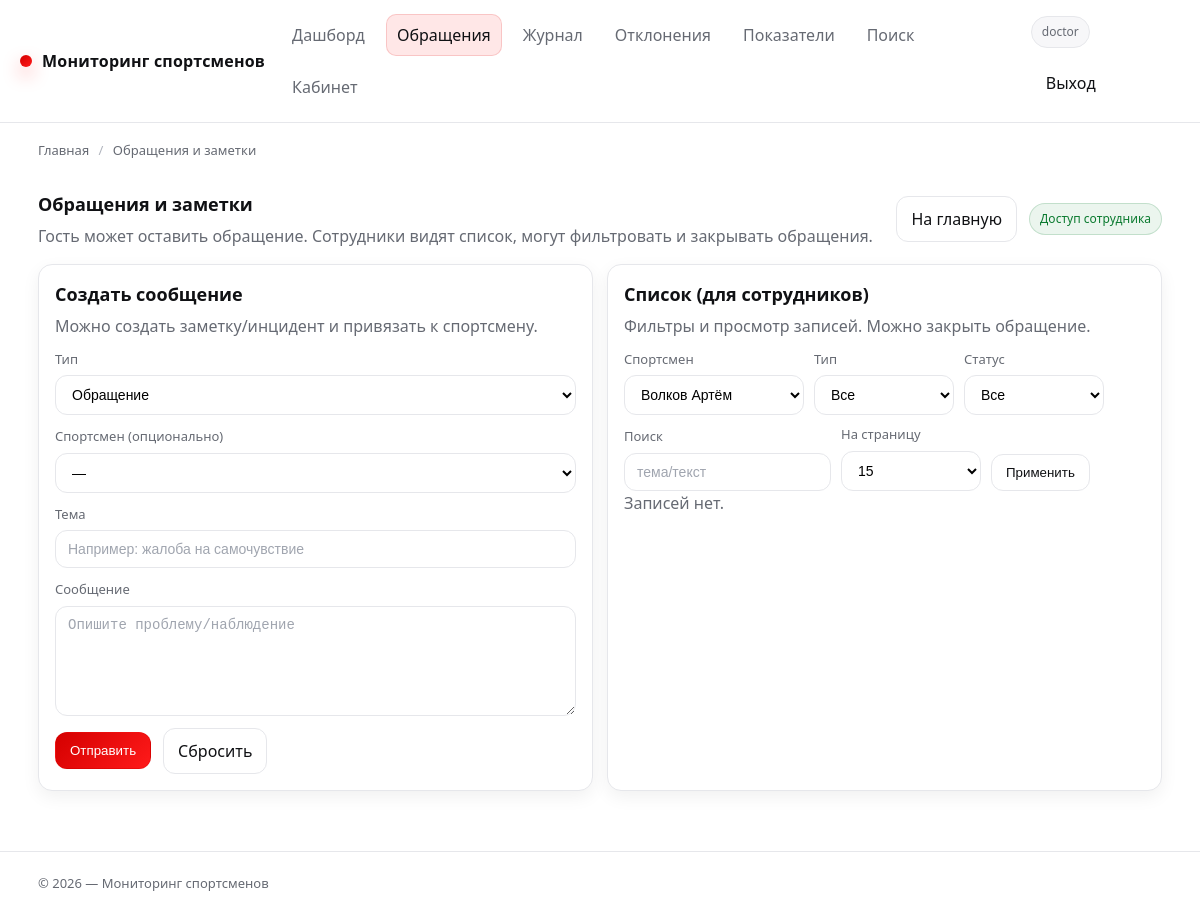
The app's page /feedback/?athlete_id=7 (signed in), older data.
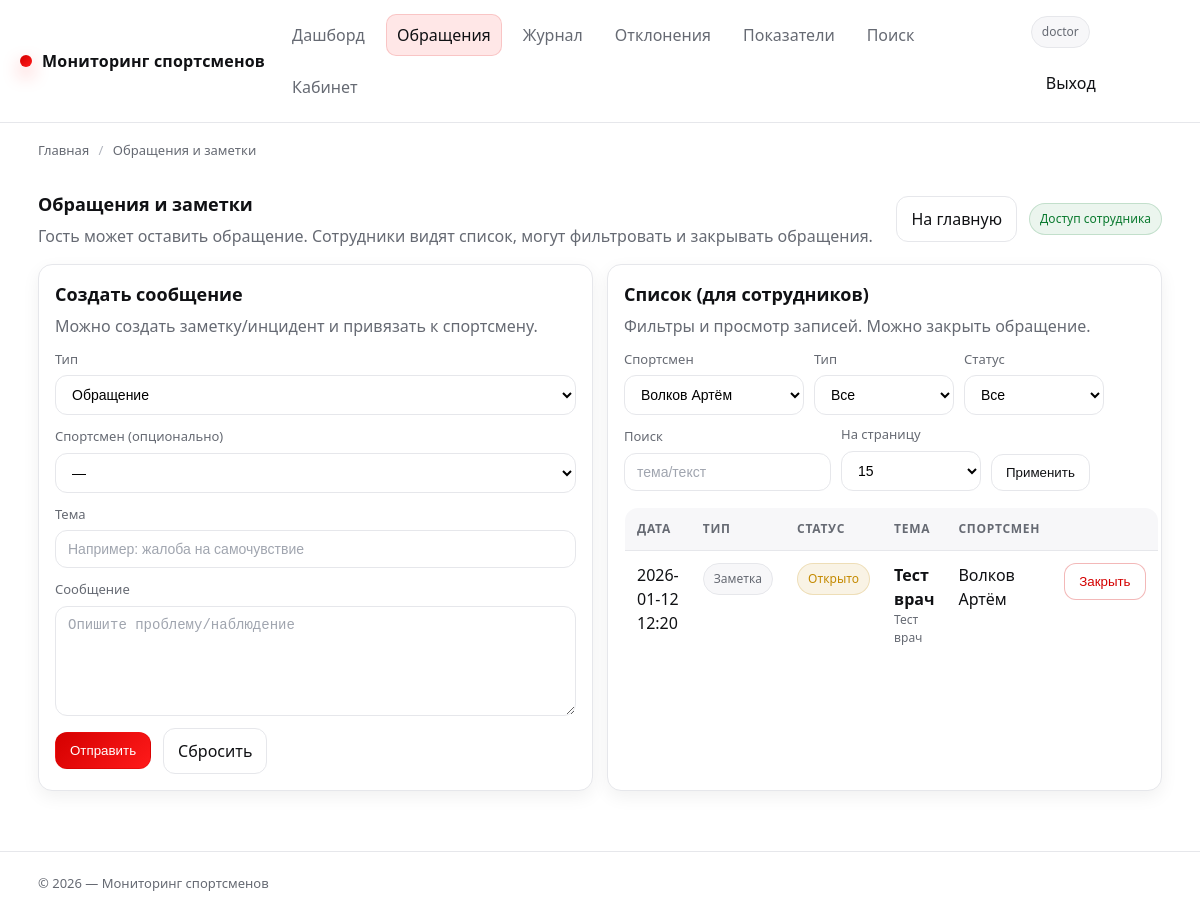
The same page, newer data.
### app/models.py (models this page shows, shortened)
class User(db.Model, UserMixin):
    __tablename__ = "users"
    id = db.Column(db.Integer, primary_key=True)
    username = db.Column(db.String(64), unique=True, nullable=False, index=True)
    email = db.Column(db.String(120), unique=True, nullable=True, index=True)
    password_hash = db.Column(db.String(255), nullable=False)
    role = db.Column(db.String(32), nullable=False, default=ROLE_USER, index=True)
    is_active = db.Column(db.Boolean, nullable=False, default=True)
    created_at = db.Column(db.DateTime, nullable=False, default=datetime.utcnow)
    last_login_at = db.Column(db.DateTime, nullable=True)
    measurements_created = db.relationship(
        "Measurement",
        back_populates="created_by",
        lazy="select",
    )
    feedback_created = db.relationship(
        "Feedback",
        back_populates="author",
        lazy="select",
    )
    exports_created = db.relationship(
        "ExportBatch",
        back_populates="created_by",
        lazy="select",
    )
    teams_managed = db.relationship(
        "Team",
        back_populates="coach",
        lazy="select",
    )
    alerts_closed = db.relationship(
        "Alert",
        back_populates="closed_by",
        lazy="select",
        foreign_keys="Alert.closed_by_id",
    )
    audit_events = db.relationship(
        "AuditLog",
        back_populates="user",
        lazy="select",
    )
    athlete = db.relationship(
        "Athlete",
        back_populates="user",
        uselist=False,
        lazy="select",
    )
    def has_role(self, *roles: str) -> bool:
        return self.role in roles

class Feedback(db.Model):
    __tablename__ = "feedback"
    id = db.Column(db.Integer, primary_key=True)
    athlete_id = db.Column(db.Integer, db.ForeignKey("athletes.id"), nullable=True, index=True)
    author_id = db.Column(db.Integer, db.ForeignKey("users.id"), nullable=True, index=True)
    kind = db.Column(db.String(32), nullable=False, default=FEEDBACK_KIND_NOTE, index=True)
    status = db.Column(db.String(32), nullable=False, default=ALERT_STATUS_OPEN, index=True)  # open/closed
    title = db.Column(db.String(160), nullable=False)
    message = db.Column(db.Text, nullable=False)
    created_at = db.Column(db.DateTime, nullable=False, default=datetime.utcnow, index=True)
    closed_at = db.Column(db.DateTime, nullable=True)
    athlete = db.relationship("Athlete", back_populates="feedback", lazy="select")
    author = db.relationship("User", back_populates="feedback_created", lazy="select")

class Athlete(db.Model):
    __tablename__ = "athletes"
    id = db.Column(db.Integer, primary_key=True)
    user_id = db.Column(db.Integer, db.ForeignKey("users.id"), nullable=True, unique=True, index=True)
    user = db.relationship("User", back_populates="athlete", lazy="select")
    full_name = db.Column(db.String(180), nullable=False, index=True)
    birth_date = db.Column(db.Date, nullable=True)
    gender = db.Column(db.String(16), nullable=True)  # "M"/"F"/etc
    team_id = db.Column(db.Integer, db.ForeignKey("teams.id"), nullable=True, index=True)
    team = db.relationship("Team", back_populates="athletes", lazy="select")
    notes = db.Column(db.Text, nullable=True)
    created_at = db.Column(db.DateTime, nullable=False, default=datetime.utcnow)
    is_active = db.Column(db.Boolean, nullable=False, default=True)
    measurements = db.relationship(
        "Measurement",
        back_populates="athlete",
        cascade="all, delete-orphan",
        lazy="select",
    )
    feedback = db.relationship(
        "Feedback",
        back_populates="athlete",
        lazy="select",
    )
    norms = db.relationship(
        "AthleteIndicatorNorm",
        back_populates="athlete",
        cascade="all, delete-orphan",
        lazy="select",
    )

### app/feedback.py (the view, shortened to what this page needs)
@bp.get("/")
def feedback_home():
    bc = crumbs(("Главная", url_for("routes.index")), ("Обращения и заметки", ""))
    athletes_query = Athlete.query.filter_by(is_active=True)
    if is_coach(current_user):
        team_ids = get_coach_team_ids(current_user)
        if team_ids:
            athletes_query = athletes_query.filter(Athlete.team_id.in_(team_ids))
    athletes = athletes_query.order_by(Athlete.full_name.asc()).all()
    is_staff = _is_staff_user()
    athlete_id = request.args.get("athlete_id", type=int)
    kind = (request.args.get("kind") or "").strip() or None
    status = (request.args.get("status") or "").strip() or None
    q = (request.args.get("q") or "").strip()
    page = clamp_int(request.args.get("page"), default=1, min_value=1, max_value=10_000)
    per_page = clamp_int(request.args.get("per_page"), default=15, min_value=5, max_value=100)
    items = []
    total = 0
    pages = 1
    if is_staff:
        query = Feedback.query.order_by(Feedback.created_at.desc())
        if is_coach(current_user):
            team_ids = get_coach_team_ids(current_user)
            if team_ids:
                query = query.join(Feedback.athlete).filter(Athlete.team_id.in_(team_ids))
        if athlete_id:
            query = query.filter(Feedback.athlete_id == athlete_id)
        if kind:
            query = query.filter(Feedback.kind == kind)
        if status:
            query = query.filter(Feedback.status == status)
        total = query.count()
        pages = (total + per_page - 1) // per_page if per_page else 1
        items = query.offset((page - 1) * per_page).limit(per_page).all()
    return render_template(
        "feedback.html",  # <-- актуальное имя по твоему скрину
        breadcrumbs=bc,
        athletes=athletes,
        is_staff=is_staff,
        items=items,
        pagination={
            "page": page,
            "per_page": per_page,
            "total": total,
            "pages": pages,
            "has_prev": page > 1,
            "has_next": page < pages,
            "prev_page": page - 1 if page > 1 else None,
            "next_page": page + 1 if page < pages else None,
        },
        filters={
            "athlete_id": athlete_id,
            "kind": kind or "",
            "status": status or "",
            "q": q,
        },
        kinds=[FEEDBACK_KIND_REQUEST, FEEDBACK_KIND_NOTE, FEEDBACK_KIND_INCIDENT],
        statuses=[ALERT_STATUS_OPEN, ALERT_STATUS_CLOSED],
    )

### app/templates/feedback.html (shortened to what this page needs)
{% extends "base.html" %}
{% block content %}
  <div class="row space-between">
    <div>
      <h1 class="card__title" style="margin:0;">Обращения и заметки</h1>
      <p class="card__subtitle" style="margin:6px 0 0;">
        Гость может оставить обращение. Сотрудники видят список, могут фильтровать и закрывать обращения.
      </p>
    </div>
    <div class="row">
      <a class="btn" href="{{ url_for('routes.index') }}">На главную</a>
      {% if is_staff %}
        <span class="badge badge--ok">Доступ сотрудника</span>
      {% else %}
        <span class="badge badge--warn">Публичная форма</span>
      {% endif %}
    </div>
  </div>
  <div class="grid grid--2 mt-16">
    <div class="card">
      <div class="card__body">
        <h2 class="card__title">Создать сообщение</h2>
        <p class="card__subtitle">
          {% if is_staff %}
            Можно создать заметку/инцидент и привязать к спортсмену.
          {% else %}
            Оставьте обращение (без привязки к спортсмену).
          {% endif %}
        </p>
        <form class="form mt-12" method="post" action="{{ url_for('feedback.feedback_create') }}">
          {% if is_staff %}
            <div class="field">
              <label>Тип</label>
              <select name="kind">
                <option value="request">Обращение</option>
              </select>
            </div>
            <div class="field">
              <label>Спортсмен (опционально)</label>
              <select name="athlete_id">
                <option value="">—</option>
              </select>
            </div>
          {% endif %}
          <div class="field">
            <label>Тема</label>
            <input class="input" name="title" required placeholder="Например: жалоба на самочувствие">
          </div>
          <div class="field">
            <label>Сообщение</label>
            <textarea name="message" required placeholder="Опишите проблему/наблюдение"></textarea>
          </div>
          <div class="row">
            <button class="btn btn--primary" type="submit">Отправить</button>
            <a class="btn" href="{{ url_for('feedback.feedback_home') }}">Сбросить</a>
          </div>
        </form>
      </div>
    </div>
    <div class="card">
      <div class="card__body">
        <h2 class="card__title">Список (для сотрудников)</h2>
        <p class="card__subtitle">
          {% if is_staff %}
            Фильтры и просмотр записей. Можно закрыть обращение.
          {% else %}
            Доступно только сотрудникам (врач/тренер/админ/оператор).
          {% endif %}
        </p>
        {% if is_staff %}
          <form class="filters mt-12" method="get" action="{{ url_for('feedback.feedback_home') }}" data-autosubmit="1">
            <div class="field">
              <label>Спортсмен</label>
              <select name="athlete_id">
                {% for a in athletes %}
                  <option value="{{ a.id }}" {% if filters.athlete_id==a.id %}selected{% endif %}>{{ a.full_name }}</option>
                {% endfor %}
              </select>
            </div>
            <div class="field field--sm">
              <label>Тип</label>
              <select name="kind">
                <option value="" {% if not filters.kind %}selected{% endif %}>Все</option>
              </select>
            </div>
            <div class="field field--sm">
              <label>Статус</label>
              <select name="status">
                <option value="" {% if not filters.status %}selected{% endif %}>Все</option>
              </select>
            </div>
            <div class="field">
              <label>Поиск</label>
              <input class="input" name="q" value="{{ filters.q }}" placeholder="тема/текст">
            </div>
            <div class="field field--sm">
              <label>На страницу</label>
              <select name="per_page">
                {% for n in [10,15,25,50,100] %}
                  <option value="{{ n }}" {% if pagination.per_page==n %}selected{% endif %}>{{ n }}</option>
                {% endfor %}
              </select>
            </div>
            <div class="actions">
              <button class="btn" type="submit">Применить</button>
            </div>
          </form>
          {% if items and items|length > 0 %}
            <table class="table mt-16">
              <thead>
                <tr>
                  <th>Дата</th>
                  <th>Тип</th>
                  <th>Статус</th>
                  <th>Тема</th>
                  <th>Спортсмен</th>
                  <th></th>
                </tr>
              </thead>
              <tbody>
                {% for f in items %}
                  <tr>
                    <td>{{ f.created_at.strftime('%Y-%m-%d %H:%M') }}</td>
                    <td>
                      {% if f.kind == 'incident' %}
                        <span class="badge badge--bad">Инцидент</span>
                      {% elif f.kind == 'note' %}
                        <span class="badge">Заметка</span>
                      {% else %}
                        <span class="badge badge--warn">Обращение</span>
                      {% endif %}
                    </td>
                    <td>
                      {% if f.status == 'closed' %}
                        <span class="badge badge--ok">Закрыто</span>
                      {% else %}
                        <span class="badge badge--warn">Открыто</span>
                      {% endif %}
                    </td>
                    <td>
                      <b>{{ f.title }}</b>
                      <div style="color: var(--muted); font-size: 12px;">
                        {{ f.message[:140] }}{% if f.message and f.message|length > 140 %}…{% endif %}
                      </div>
                    </td>
                    <td>
                      {% if f.athlete %}
                        <a href="{{ url_for('routes.product', athlete_id=f.athlete.id) }}">{{ f.athlete.full_name }}</a>
                      {% else %}
                        —
                      {% endif %}
                    </td>
                    <td style="text-align:right;">
                      {% if f.status != 'closed' %}
                        <form method="post" action="{{ url_for('feedback.feedback_close', fb_id=f.id) }}" style="display:inline;">
                          <button class="btn btn--danger" type="submit" data-confirm="Закрыть обращение?">Закрыть</button>
                        </form>
                      {% else %}
                        <span class="badge badge--ok">OK</span>
                      {% endif %}
                    </td>
                  </tr>
                {% endfor %}
              </tbody>
            </table>
          {% else %}
            <p class="mt-16" style="margin:0; color: var(--muted);">Записей нет.</p>
          {% endif %}
        {% endif %}
      </div>
    </div>
  </div>
{% endblock %}

### app/templates/base.html (shortened to what this page needs)
<!doctype html>
<html lang="ru">
<head>
  <link rel="stylesheet" href="{{ url_for('static', filename='css/style.css') }}">
</head>
<body>
  {% include "partials/_nav.html" %}
  {% block breadcrumbs %}
    {% include "partials/_breadcrumbs.html" %}
  {% endblock %}
  <main class="section">
    <div class="container">
      {% block content %}{% endblock %}
    </div>
  </main>
  <footer class="footer">
    <div class="container row space-between">
      <div>
        © {{ (now().year if now else 2026) }} — {{ APP_TITLE or "Мониторинг показателей здоровья спортсменов" }}
      </div>
    </div>
  </footer>
</body>
</html>

### app/templates/partials/_nav.html (shortened to what this page needs)
<header class="header">
  <div class="container header__inner">
    <a class="brand" href="{{ url_for('routes.index') }}">
      <span class="brand__dot" aria-hidden="true"></span>
      <span>{{ APP_TITLE or "Мониторинг спортсменов" }}</span>
    </a>
    <nav class="nav" aria-label="Навигация">
      {% if is_authenticated %}
        <a href="{{ url_for('routes.index') }}"
           class="{% if request.endpoint == 'routes.index' %}is-active{% endif %}">
          Дашборд
        </a>
      {% endif %}
      <a href="{{ url_for('feedback.feedback_home') }}"
         class="{% if request.endpoint and request.endpoint.startswith('feedback.') %}is-active{% endif %}">
        Обращения
      </a>
      {% if is_staff %}
        <a href="{{ url_for('routes.catalog') }}"
           class="{% if request.endpoint == 'routes.catalog' %}is-active{% endif %}">
          Журнал
        </a>
        <a href="{{ url_for('routes.offers') }}"
           class="{% if request.endpoint == 'routes.offers' %}is-active{% endif %}">
          Отклонения
        </a>
        {% if is_admin or is_doctor or is_operator %}
          <a href="{{ url_for('routes.categories') }}"
             class="{% if request.endpoint == 'routes.categories' %}is-active{% endif %}">
            Показатели
          </a>
        {% endif %}
        <a href="{{ url_for('routes.search') }}"
           class="{% if request.endpoint == 'routes.search' %}is-active{% endif %}">
          Поиск
        </a>
      {% endif %}
      {% if current_user.is_authenticated %}
        <a href="{{ url_for('cabinet.cabinet_home') }}"
           class="{% if request.endpoint and request.endpoint.startswith('cabinet.') %}is-active{% endif %}">
          Кабинет
        </a>
      {% endif %}
    </nav>
    <div class="row">
      {% if current_user.is_authenticated %}
        <span class="badge" data-tip="Роль: {{ current_user.role }}">
          {{ current_user.username }}
        </span>
        <a class="btn btn--ghost" href="{{ url_for('auth.logout') }}">Выход</a>
      {% else %}
        <a class="btn" href="{{ url_for('auth.login') }}">Вход</a>
        <a class="btn btn--primary" href="{{ url_for('auth.register') }}">Регистрация</a>
      {% endif %}
    </div>
  </div>
</header>

### app/templates/partials/_breadcrumbs.html
{% if breadcrumbs %}
  <div class="breadcrumbs">
    <div class="container">
      {% for item in breadcrumbs %}
        {% if item.url %}
          <a href="{{ item.url }}">{{ item.title }}</a>
        {% else %}
          <span>{{ item.title }}</span>
        {% endif %}
        {% if not loop.last %}
          <span class="breadcrumbs__sep">/</span>
        {% endif %}
      {% endfor %}
    </div>
  </div>
{% endif %}

Row changes from the older to the newer data that the page shows:
added Feedback: created_at "2026-01-12 12:20", kind "Заметка", status "Открыто", title "Тест врач", message "Тест врач", athlete.full_name "Волков Артём"
Text that changed along with them:
text no longer shown: "Записей нет."
text now shown: "ДАТА ТИП СТАТУС ТЕМА СПОРТСМЕН"
